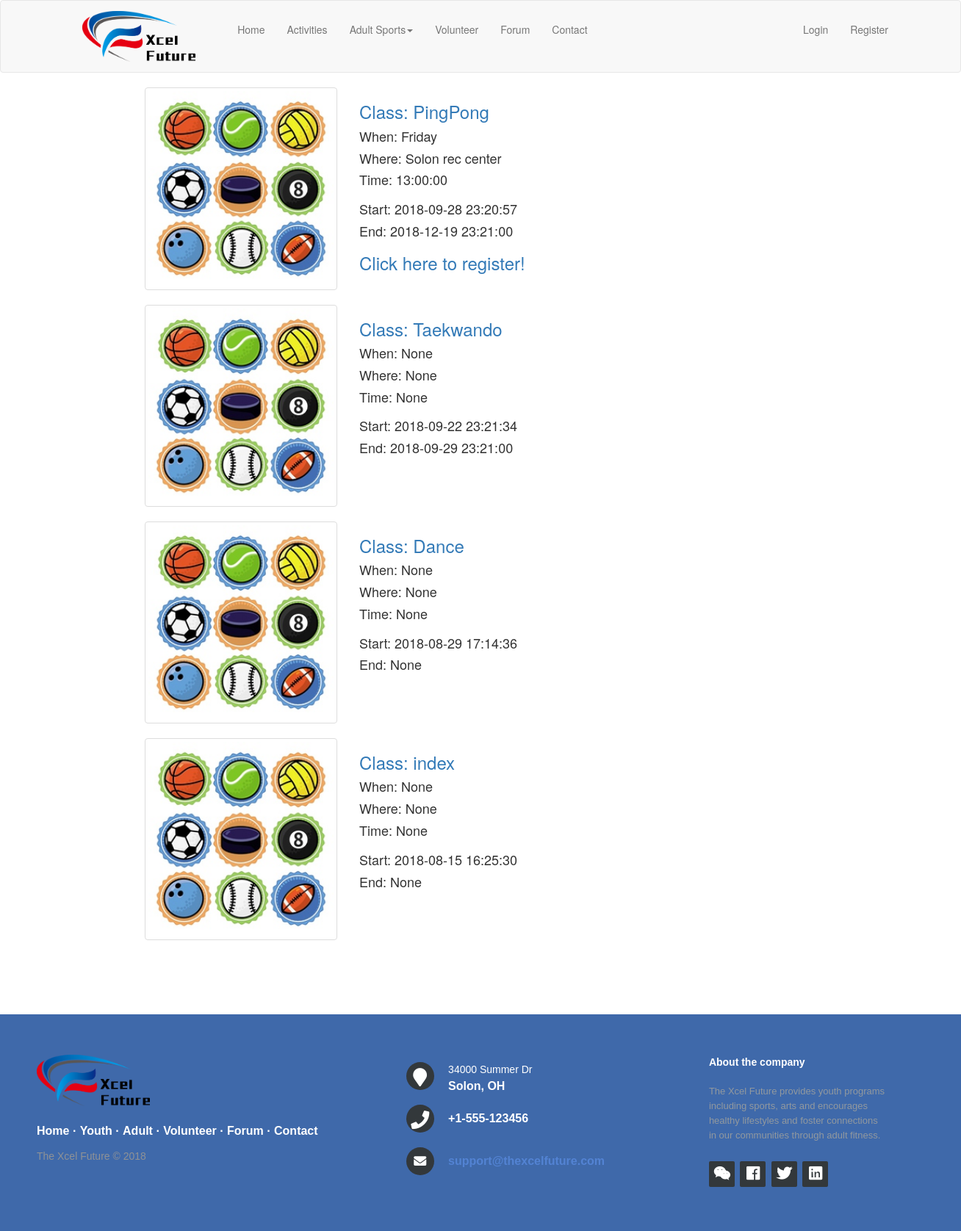
The page /youth_activities on the database its author committed.
### app/models.py (models this page shows, shortened)
class Event(db.Model):
    id = db.Column(db.Integer, primary_key=True)
    weekday = db.Column(db.String(64))
    time = db.Column(db.TIME())
    start_date = db.Column(db.DateTime, index=True, default=datetime.now)
    end_date = db.Column(db.DateTime, index=True)
    registration = db.Column(db.DateTime, index=True)
    location = db.Column(db.String(128))
    limit = db.Column(db.Integer)
    participants = db.Column(db.Integer, default=0)
    title = db.Column(db.String(500))
    body = db.Column(db.Text)
    event_file = db.relationship('File', secondary=event_file_table,
                  backref=db.backref('file_event', lazy='dynamic'), lazy='dynamic')
    event_image = db.relationship('Image', secondary=event_image_table,
                  backref=db.backref('image_event', lazy='dynamic'), lazy='dynamic')
    def get_events(self):
        events = Event.query.order_by(Event.start_date.desc())
        return list(events)
    def registrable(self):
        if self.start_date is None or self.start_date < datetime.now():
            return False
        if self.participants is None:
            self.participants = 0
        if self.limit is None:
            self.limit = 100000
            db.session.commit()
        return self.start_date >= datetime.now() and self.participants < self.limit

### app/routes.py (the view)
@app.route('/youth_activities')
def youth_activity():
    events = Event().get_events()
    length = len(events)
    return render_template('events.html', title='youth activities', events=events, length=length)

### app/templates/events.html (shortened to what this page needs)
{% extends "base.html" %}
{% block app_content %}
<div class="container">
{% if length == 0 %}
{{ 'No activities are currently available. Would you like to start one? Click Contact and let us know!' }}
{% else %}
{% for event in events %}
<div class="row">
    <div class="col-md-3">
        <div class="thumbnail">
            <img src="/static/img/balls.jpg" alt="Lights" style="width:100%">
        </div>
    </div>
    <div class="col-md-9">
            <a href="{{ url_for('event', event=event.id) }}">
            <h3>Class: {{ event.title }}</h3></a>
            <h4>When: {{ event.weekday}}</h4>
            <h4>Where: {{ event.location }}</h4>
            <h4>Time: {{  event.time }}</h4>
            <h4>Start: {{ event.start_date}}</h4>
            <h4>End: {{ event.end_date}}</h4>
            {% if event.registrable() %}
            <h3><a href="{{ url_for('register_event', event=event.id) }}">Click here to register!</a></h3>
            {% endif %}
    </div>
</div>
{% endfor %}
{% endif %}
</div>
{% endblock %}

### rows shown on the page
Event: title "PingPong", weekday "Friday", location "Solon rec center", time "13:00:00", start_date "2018-09-28 23:20:57", end_date "2018-12-19 23:21:00"
Event: title "Taekwando", weekday "None", location "None", time "None", start_date "2018-09-22 23:21:34", end_date "2018-09-29 23:21:00"
Event: title "Dance", weekday "None", location "None", time "None", start_date "2018-08-29 17:14:36", end_date "None"
Event: title "index", weekday "None", location "None", time "None", start_date "2018-08-15 16:25:30", end_date "None"

### other values the page prints
{{ 'Home' }} "Home"
{{ 'Activities' }} "Activities"
{{ 'Adult Sports' }} "Adult Sports"
{{ 'Volunteer' }} "Volunteer"
{{ 'Forum' }} "Forum"
{{ 'Contact' }} "Contact"
{{ 'Login' }} "Login"
{{ 'Register' }} "Register"
